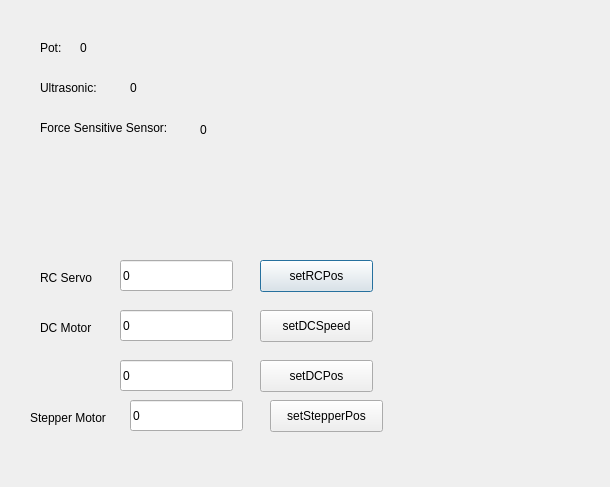
<?xml version="1.0" encoding="UTF-8"?>
<ui version="4.0">
 <class>Dialog</class>
 <widget class="QDialog" name="Dialog">
  <property name="geometry">
   <rect>
    <x>0</x>
    <y>0</y>
    <width>610</width>
    <height>487</height>
   </rect>
  </property>
  <property name="windowTitle">
   <string>Dialog</string>
  </property>
  <widget class="QLabel" name="label">
   <property name="geometry">
    <rect>
     <x>40</x>
     <y>270</y>
     <width>60</width>
     <height>16</height>
    </rect>
   </property>
   <property name="text">
    <string>RC Servo</string>
   </property>
  </widget>
  <widget class="QLabel" name="label_2">
   <property name="geometry">
    <rect>
     <x>40</x>
     <y>320</y>
     <width>60</width>
     <height>16</height>
    </rect>
   </property>
   <property name="text">
    <string>DC Motor</string>
   </property>
  </widget>
  <widget class="QLabel" name="label_3">
   <property name="geometry">
    <rect>
     <x>30</x>
     <y>410</y>
     <width>101</width>
     <height>16</height>
    </rect>
   </property>
   <property name="text">
    <string>Stepper Motor</string>
   </property>
  </widget>
  <widget class="QPushButton" name="setRCPos">
   <property name="geometry">
    <rect>
     <x>260</x>
     <y>260</y>
     <width>113</width>
     <height>32</height>
    </rect>
   </property>
   <property name="text">
    <string>setRCPos</string>
   </property>
  </widget>
  <widget class="QLineEdit" name="RCText">
   <property name="geometry">
    <rect>
     <x>120</x>
     <y>260</y>
     <width>113</width>
     <height>31</height>
    </rect>
   </property>
   <property name="text">
    <string>0</string>
   </property>
  </widget>
  <widget class="QLineEdit" name="DCText">
   <property name="geometry">
    <rect>
     <x>120</x>
     <y>310</y>
     <width>113</width>
     <height>31</height>
    </rect>
   </property>
   <property name="text">
    <string>0</string>
   </property>
  </widget>
  <widget class="QPushButton" name="setDC">
   <property name="geometry">
    <rect>
     <x>260</x>
     <y>310</y>
     <width>113</width>
     <height>32</height>
    </rect>
   </property>
   <property name="text">
    <string>setDCSpeed</string>
   </property>
  </widget>
  <widget class="QLineEdit" name="StepperText">
   <property name="geometry">
    <rect>
     <x>130</x>
     <y>400</y>
     <width>113</width>
     <height>31</height>
    </rect>
   </property>
   <property name="text">
    <string>0</string>
   </property>
  </widget>
  <widget class="QPushButton" name="setStepper">
   <property name="geometry">
    <rect>
     <x>270</x>
     <y>400</y>
     <width>113</width>
     <height>32</height>
    </rect>
   </property>
   <property name="text">
    <string>setStepperPos</string>
   </property>
  </widget>
  <widget class="QLabel" name="label_4">
   <property name="geometry">
    <rect>
     <x>40</x>
     <y>40</y>
     <width>60</width>
     <height>16</height>
    </rect>
   </property>
   <property name="text">
    <string>Pot:</string>
   </property>
  </widget>
  <widget class="QLabel" name="Pot">
   <property name="geometry">
    <rect>
     <x>80</x>
     <y>40</y>
     <width>60</width>
     <height>16</height>
    </rect>
   </property>
   <property name="text">
    <string>0</string>
   </property>
  </widget>
  <widget class="QLabel" name="label_6">
   <property name="geometry">
    <rect>
     <x>40</x>
     <y>80</y>
     <width>81</width>
     <height>16</height>
    </rect>
   </property>
   <property name="text">
    <string>Ultrasonic:</string>
   </property>
  </widget>
  <widget class="QLabel" name="label_7">
   <property name="geometry">
    <rect>
     <x>40</x>
     <y>120</y>
     <width>151</width>
     <height>16</height>
    </rect>
   </property>
   <property name="text">
    <string>Force Sensitive Sensor:</string>
   </property>
  </widget>
  <widget class="QLabel" name="UltraSound">
   <property name="geometry">
    <rect>
     <x>130</x>
     <y>80</y>
     <width>60</width>
     <height>16</height>
    </rect>
   </property>
   <property name="text">
    <string>0</string>
   </property>
  </widget>
  <widget class="QLabel" name="FSensor">
   <property name="geometry">
    <rect>
     <x>200</x>
     <y>120</y>
     <width>81</width>
     <height>20</height>
    </rect>
   </property>
   <property name="text">
    <string>0</string>
   </property>
  </widget>
  <widget class="QLineEdit" name="DCPosText">
   <property name="geometry">
    <rect>
     <x>120</x>
     <y>360</y>
     <width>113</width>
     <height>31</height>
    </rect>
   </property>
   <property name="text">
    <string>0</string>
   </property>
  </widget>
  <widget class="QPushButton" name="setDCPos">
   <property name="geometry">
    <rect>
     <x>260</x>
     <y>360</y>
     <width>113</width>
     <height>32</height>
    </rect>
   </property>
   <property name="text">
    <string>setDCPos</string>
   </property>
  </widget>
 </widget>
 <layoutdefault spacing="6" margin="11"/>
 <resources/>
 <connections/>
</ui>
